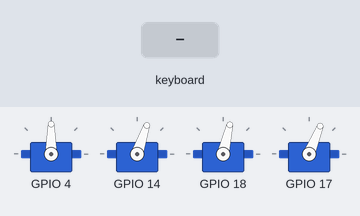
Recording of a program running on a simulated Raspberry Pi (BCM pin numbers). On the bench: 4 × servo. The inputs (shaded band) are chosen by the test bench. The full-screen text the program places in the terminal is not drawn; servo angles are drawn from the pulse width (0.5 ms = 0°, 2.5 ms = 180°).

Above: at 1.2 s.
1.3 s: key "l" typed on the keyboard
At 2.0 s:
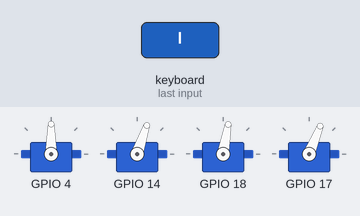
2.8 s: key "r" typed on the keyboard
At 3.2 s:
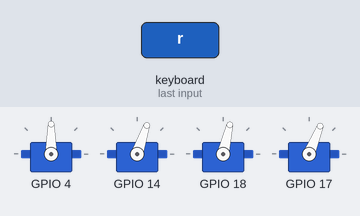
Timing chart, 0 to 5.8 s (numbered marks = the images above; inputs shaded):
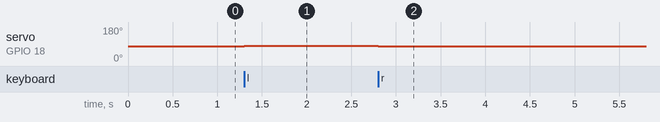

The program:

servo_control_sw.py
```python
#!/usr/bin/env python3
''' servo_control_sw.py

 HARDWARE SETUP
 GPIO
 2[=VX1=2=======]26[=======]40
 1[===0=3=======]25[=======]39
 V=5V X=Gnd
 Servo 0=Base 1=Shoulder 2=Elbow 3=Claw
'''
import curses
from gpiozero import AngularServo

CAL = [90, 90, 90, 90]
MIN = [0, 60, 40, 60]; MAX = [180, 165, 180, 180]
PINS = ["BOARD7", "BOARD8", "BOARD12", "BOARD11"]
POS = list(CAL)
KEY_CMD = [ord('r'), ord('x')]
#Keys to rotate counter-clockwise
KEY_LESS = {ord('d'):0, ord('s'):1, ord('j'):2, ord('k'):3}
#Keys to rotate clockwise
KEY_MORE = {ord('a'):0, ord('w'):1, ord('l'):2, ord('i'):3}

STEP = 5; LESS = -STEP; MORE = STEP #Define control steps
DEBUG = True

def setup(pins=None):
    ''' setup servos '''
    gpio = pins or PINS
    servos = []
    for i, val in enumerate(gpio):
        servos.append(AngularServo(val,
                                   initial_angle=CAL[i],
                                   min_angle=MIN[i],
                                   max_angle=MAX[i]))
    return servos

def limit_servo(servo, value):
    ''' keep servos within range limits '''
    lim_value = value
    if value > MAX[servo]:
        lim_value = MAX[servo]
    elif value < MIN[servo]:
        lim_value = MIN[servo]
    return lim_value

def update_servo(servo, change):
    ''' change the position of the servo '''
    POS[servo] = limit_servo(servo, POS[servo]+change)
    set_servo(servo, POS[servo])
    return str(POS)

def set_servo(servo, position):
    ''' set the position of the servo '''
    SERVOS[servo].angle = position

def calibrate():
    ''' return servos to their calibration positions '''
    for i, value in enumerate(CAL):
        POS[i] = value
        set_servo(i, value)

def main(term):
    ''' provide keyboard control '''
    text = "Me Arm Control:\n" + \
           " Turn: a-d\n" + \
           " Shoulder: w-s\n" + \
           " Elbow: j-l\n" + \
           " Claw: i-k\n" + \
           " Reset-Cal: r \n" + \
           " eXit: x\n"
    term.nodelay(1)
    term.move(1, 0)
    term.addstr(text)
    term.refresh()
    while True:
        term.move(10, 0)
        char = term.getch()
        if char != -1:
            if char in KEY_MORE:
                text = update_servo(KEY_MORE[char], MORE)
            elif char in KEY_LESS:
                text = update_servo(KEY_LESS[char], LESS)
            elif char in KEY_CMD:
                if char == ord('r'):
                    calibrate()
                    text = "Reset-Calibration"
                elif char == ord('x'):
                    exit()
            if DEBUG:
                term.addstr(text+"   ")

SERVOS = setup()

if __name__ == '__main__':
    curses.wrapper(main)
#End
```

Measured:
- after the input at 1.3 s, servo on GPIO 18: 77° → 80° at once
- after the input at 2.8 s, servo on GPIO 18: 80° → 77° at once
